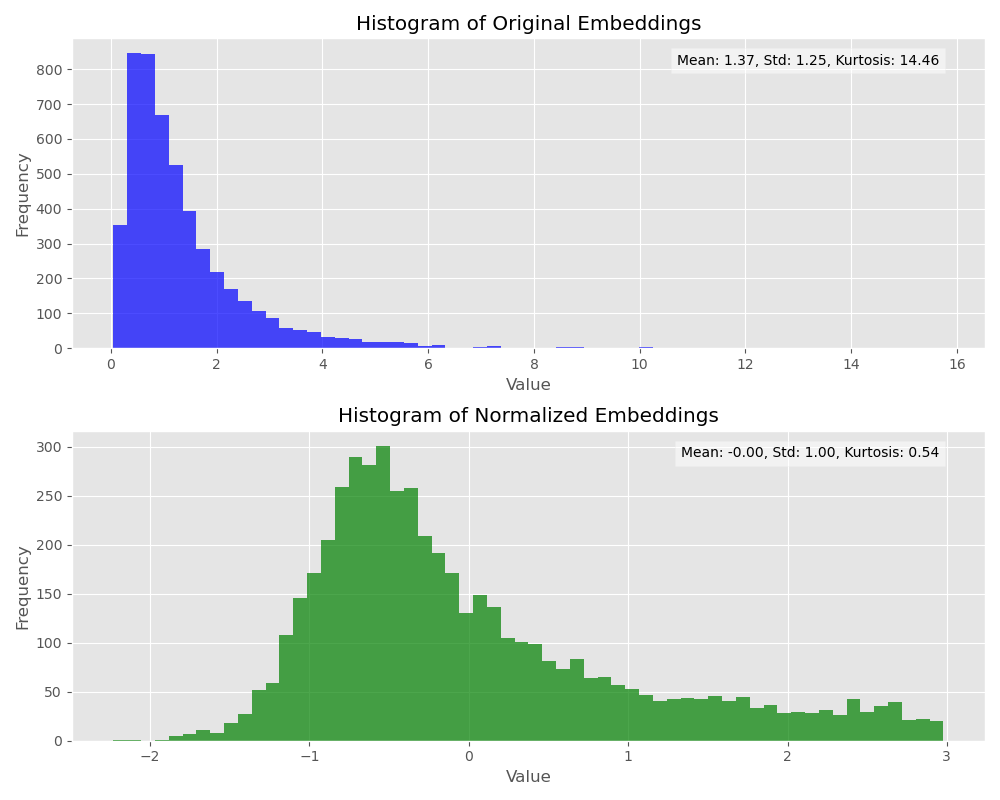

Python code for this plot:
import torch
import numpy as np
import random
import torch.nn as nn
import matplotlib.pyplot as plt
from scipy.stats import kurtosis

# Set the style to 'ggplot' for aesthetic enhancements
plt.style.use('ggplot')

# Seed setting for reproducibility
torch.manual_seed(42)
np.random.seed(42)
random.seed(42)

# Sample data setup with a highly right-skewed random distribution
batch, sentence_length, embedding_dim = 100, 5, 10

# Create a highly right-skewed distribution for embeddings
# Using log-normal distribution to generate skewed data
mean, std_dev = 0, 0.8  # Parameters for the log-normal distribution
skewed_data = torch.empty(batch, sentence_length, embedding_dim).normal_(mean=mean, std=std_dev).exp_()

# Initialize LayerNorm
layer_norm = nn.LayerNorm(embedding_dim)

# Apply Layer Normalization
normalized_embedding = layer_norm(skewed_data)

# Convert tensors to numpy for plotting by detaching from the computation graph
embedding_np = skewed_data.detach().numpy()
normalized_embedding_np = normalized_embedding.detach().numpy()

# Flatten the tensors to 1D for simpler histogram visualization
embedding_flat = embedding_np.flatten()
normalized_embedding_flat = normalized_embedding_np.flatten()

# Calculate statistics
mean_orig, std_orig = embedding_flat.mean(), embedding_flat.std()
kurtosis_orig = kurtosis(embedding_flat)
mean_norm, std_norm = normalized_embedding_flat.mean(), normalized_embedding_flat.std()
kurtosis_norm = kurtosis(normalized_embedding_flat)

# Create histograms to compare the embeddings before and after Layer Normalization
fig, ax = plt.subplots(2, 1, figsize=(10, 8))

ax[0].hist(embedding_flat, bins=60, color='blue', alpha=0.7, label='Original Embeddings')
ax[0].set_title('Histogram of Original Embeddings')
ax[0].set_xlabel('Value')
ax[0].set_ylabel('Frequency')
ax[0].grid(True)  # Enable grid
stats_text_orig = f'Mean: {mean_orig:.2f}, Std: {std_orig:.2f}, Kurtosis: {kurtosis_orig:.2f}'
ax[0].text(0.95, 0.95, stats_text_orig, transform=ax[0].transAxes, horizontalalignment='right', verticalalignment='top', fontsize=10, color='black', bbox=dict(facecolor='white', alpha=0.5))

ax[1].hist(normalized_embedding_flat, bins=60, color='green', alpha=0.7, label='Normalized Embeddings')
ax[1].set_title('Histogram of Normalized Embeddings')
ax[1].set_xlabel('Value')
ax[1].set_ylabel('Frequency')
ax[1].grid(True)  # Enable grid
stats_text_norm = f'Mean: {mean_norm:.2f}, Std: {std_norm:.2f}, Kurtosis: {kurtosis_norm:.2f}'
ax[1].text(0.95, 0.95, stats_text_norm, transform=ax[1].transAxes, horizontalalignment='right', verticalalignment='top', fontsize=10, color='black', bbox=dict(facecolor='white', alpha=0.5))

# Adjust layout and plot
plt.tight_layout()
plt.savefig("layernorm_demo_v2.png")
plt.show()
